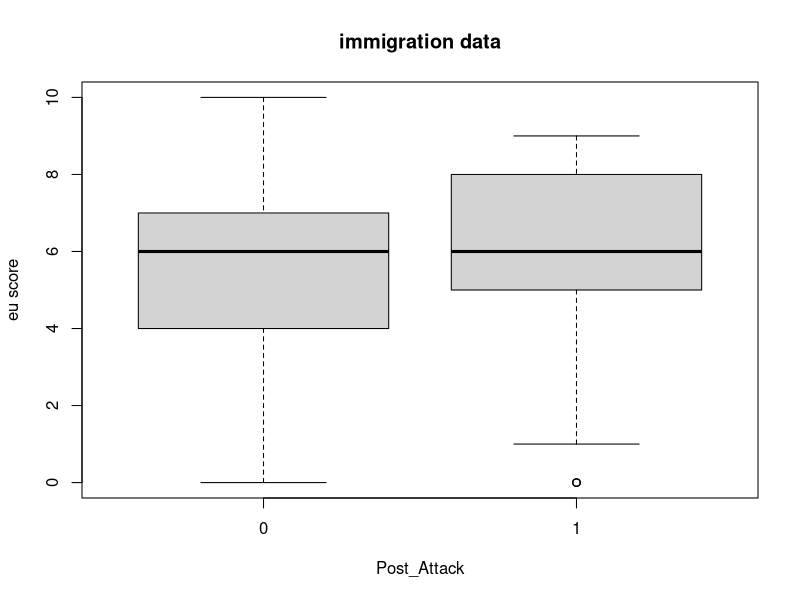

The R source for this figure:
ess = read.csv("terrorism-ess.csv", header = TRUE)
germany = ess[ess$cname == "Germany",]
g_im = germany$imm7
g_eu = germany$eu5
attack = germany$post_attack
median(g_eu)
median(g_im)
median(germany$eu5)

boxplot(g_im ~ attack, data = germany, xlab = "Post_Attack", ylab = "eu score", main = "immigration data")

#gerPreAtk = germany[germany$post_attack== 0,]
#gerPostAtk = germany[germany$post_attack == 1,]